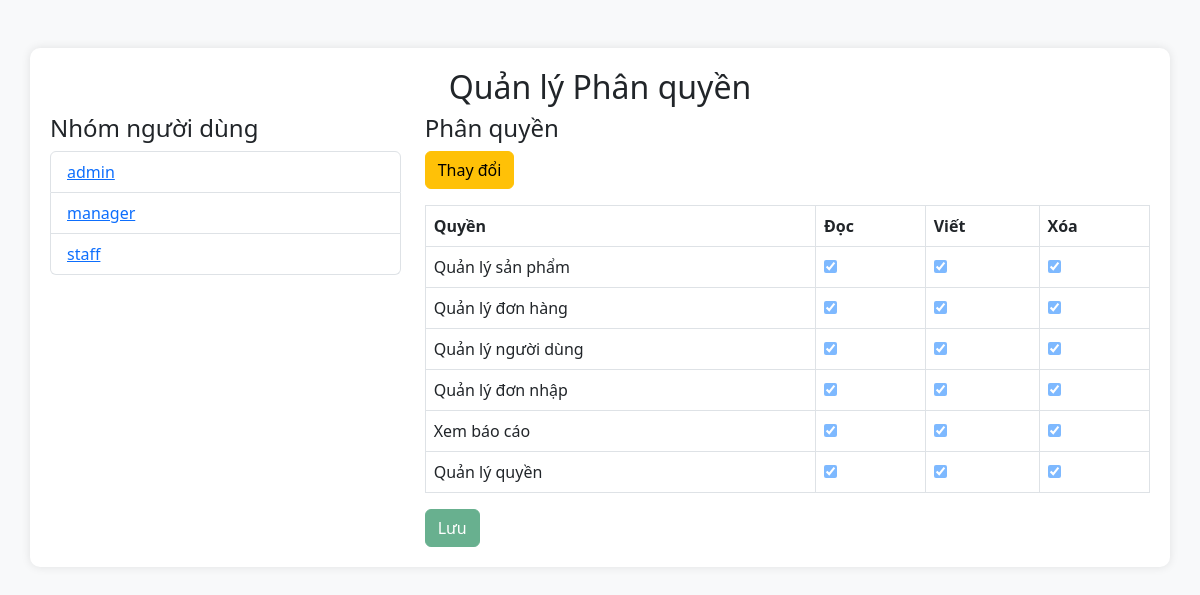
The page /admin/pages/phanquyen.php?page=phanquyen&role_id=2 on the database as committed earlier.
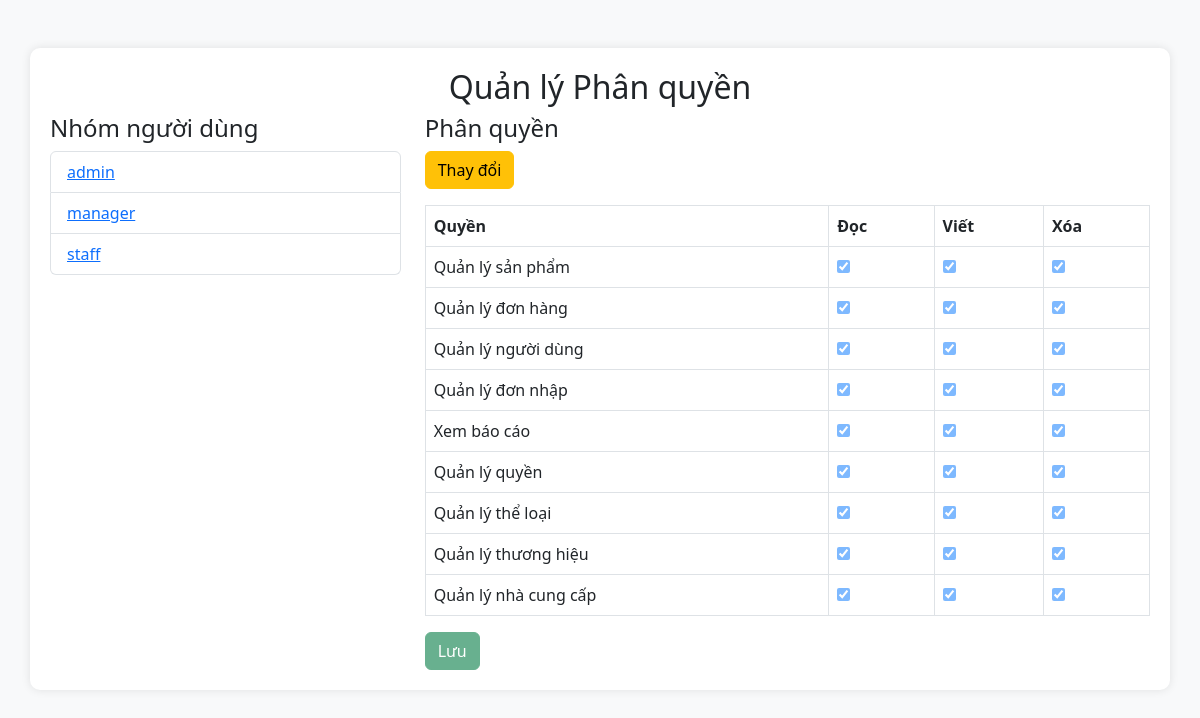
The same page on the database as committed later.
### tables this page shows
CREATE TABLE `roles` (
  `role_id` int(11) NOT NULL,
  `name` varchar(100) NOT NULL
);

CREATE TABLE `permissions` (
  `permission_id` int(11) NOT NULL,
  `name` varchar(100) NOT NULL
);

### includes/DBConnect.php (called while the page is built, shortened)
<?php
class DBConnect {
    private static $instance = null;
    private $pdo;
    private $host = 'localhost';
    private $dbname = 'db_douong';
    private $username = 'root';
    private $password = '';
    private function __construct() {
        try {
            $this->pdo = new PDO(
                "mysql:host={$this->host};dbname={$this->dbname};charset=utf8",
                $this->username,
                $this->password
            );
            $this->pdo->setAttribute(PDO::ATTR_ERRMODE, PDO::ERRMODE_EXCEPTION);
            $this->pdo->setAttribute(PDO::ATTR_DEFAULT_FETCH_MODE, PDO::FETCH_ASSOC);
        } catch (PDOException $e) {
            die("Kết nối thất bại: " . $e->getMessage());
        }
    }
    public static function getInstance() {
        if (self::$instance === null) {
            self::$instance = new DBConnect();
        }
        return self::$instance;
    }
    public function select($sql, $params = []) {
        $stmt = $this->pdo->prepare($sql);
        $stmt->execute($params);
        return $stmt->fetchAll();
    }
}
?>

### admin/pages/phanquyen.php (the view, shortened to what this page needs)
<!DOCTYPE html>
<html lang="vi">
<head>
    <link href="https://cdn.jsdelivr.net/npm/bootstrap@5.3.0/dist/css/bootstrap.min.css" rel="stylesheet">
</head>
<body>
    <?php
    require_once '../includes/DBConnect.php';
    $db = DBConnect::getInstance();
    $roles = $db->select("SELECT * FROM roles WHERE role_id != 1");
    $permissions = $db->select("SELECT * FROM permissions");
    $role_id = isset($_GET['role_id']) ? intval($_GET['role_id']) : null;
    if ($role_id) {
        $role_permissions = $db->select(
            "SELECT permission_id, action FROM role_permission_details WHERE role_id = ?",
            [$role_id]
        );
        $assigned_permissions = [];
        foreach ($role_permissions as $rp) {
            $assigned_permissions[$rp['permission_id']][] = $rp['action'];
        }
    } else {
        $assigned_permissions = [];
    }
    ?>
    <div class="container mt-5">
        <h2 class="text-center">Quản lý Phân quyền</h2>
        <div class="row">
            <div class="col-md-4">
                <h4>Nhóm người dùng</h4>
                <ul class="list-group">
                    <?php foreach ($roles as $role): ?>
                        <li class="list-group-item">
                            <a href="?page=phanquyen&role_id=<?= $role['role_id'] ?>"><?= $role['name'] ?></a>
                        </li>
                    <?php endforeach; ?>
                </ul>
            </div>
            <div class="col-md-8">
                <h4>Phân quyền</h4>
                <button id="editBtn" class="btn btn-warning mb-3">Thay đổi</button>
                <form action="save_permissions.php" method="POST">
                    <table class="table table-bordered">
                        <thead>
                            <tr>
                                <th>Quyền</th>
                                <th>Đọc</th>
                                <th>Viết</th>
                                <th>Xóa</th>
                            </tr>
                        </thead>
                        <tbody>
                            <?php foreach ($permissions as $permission): ?>
                                <tr>
                                    <td><?= $permission['name'] ?></td>
                                    <td><input type="checkbox" name="permissions[<?= $permission['permission_id'] ?>][]" value="read" <?= (in_array('read', $assigned_permissions[$permission['permission_id']] ?? [])) ? 'checked' : '' ?> class="disabled-checkbox"></td>
                                    <td><input type="checkbox" name="permissions[<?= $permission['permission_id'] ?>][]" value="write" <?= (in_array('write', $assigned_permissions[$permission['permission_id']] ?? [])) ? 'checked' : '' ?> class="disabled-checkbox"></td>
                                    <td><input type="checkbox" name="permissions[<?= $permission['permission_id'] ?>][]" value="delete" <?= (in_array('delete', $assigned_permissions[$permission['permission_id']] ?? [])) ? 'checked' : '' ?> class="disabled-checkbox"></td>
                                </tr>
                            <?php endforeach; ?>
                        </tbody>
                    </table>
                    <button type="submit" class="btn btn-success" disabled id="saveBtn">Lưu</button>
                </form>
            </div>
        </div>
    </div>
</body>
</html>

### admin/pages/phanquyen.php (style rules this page uses)
body { background-color: #f8f9fa; }
.container { background: white; padding: 20px; border-radius: 10px; box-shadow: 0px 0px 10px rgba(0, 0, 0, 0.1); }
.disabled-checkbox { pointer-events: none; opacity: 0.5; }

Rows that differ between the two databases and show on the page:
added permissions: name "Quản lý thể loại", permission_id "☑"
added permissions: name "Quản lý thương hiệu", permission_id "☑"
added permissions: name "Quản lý nhà cung cấp", permission_id "☑"
